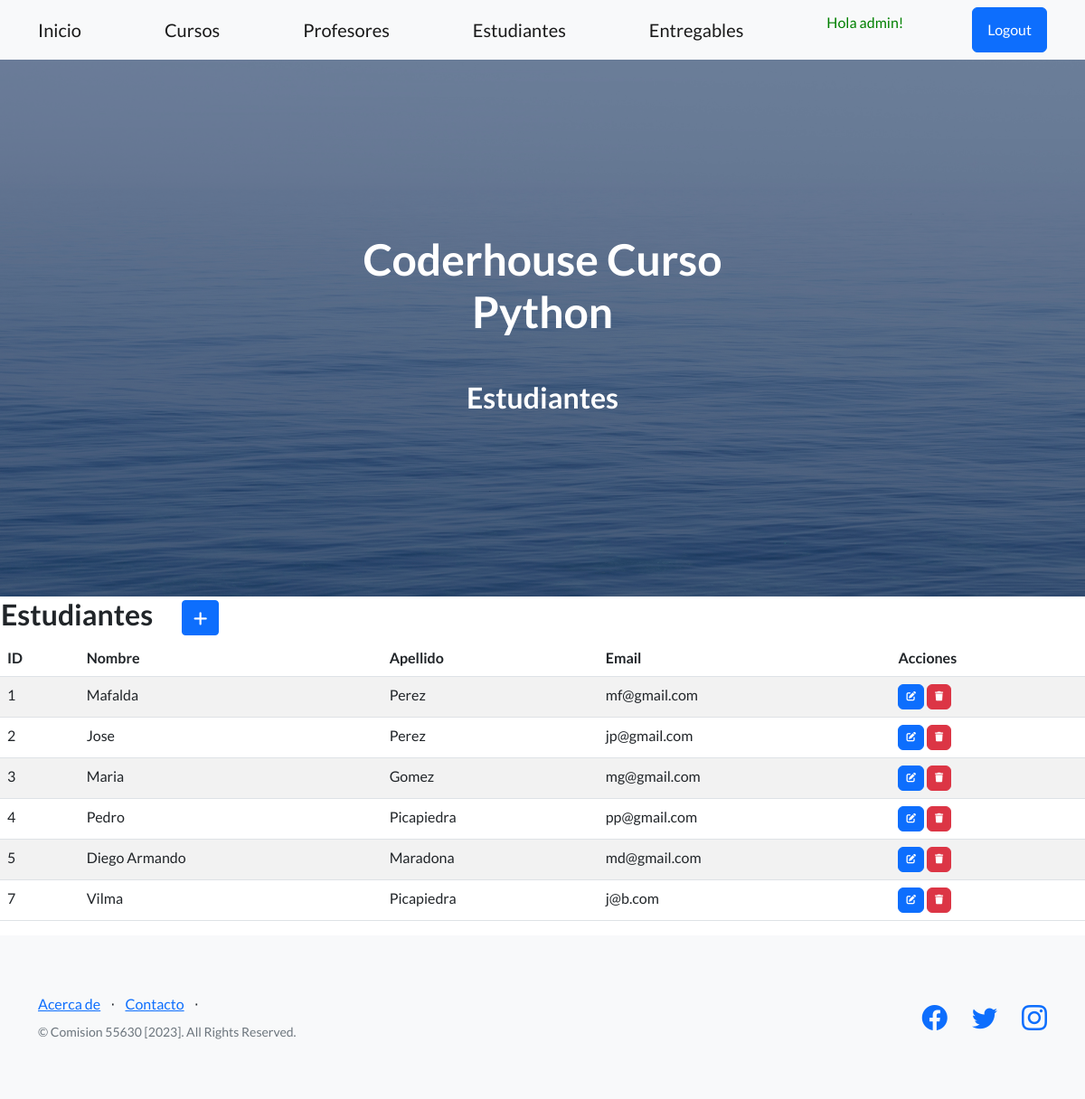
The app's page /estudiantes/ (signed in) with its own data.
### aplicacion/models.py (models this page shows, shortened)
class Estudiante(models.Model):
    nombre = models.CharField(max_length=50, blank=False)
    apellido = models.CharField(max_length=50, blank=False)
    email = models.EmailField(blank=False)

### aplicacion/views.py (the view)
# urls.py: path('estudiantes/', EstudianteList.as_view(), name="estudiantes" ),
class EstudianteList(LoginRequiredMixin, ListView):
    model = Estudiante

### aplicacion/templates/aplicacion/estudiante_list.html (shortened to what this page needs)
{% extends 'aplicacion/base.html' %}
{% load static %}
{% block titulo %}
    Estudiantes
{% endblock titulo %}
{% block contenido %}
<table>
    <tr>
        <td width="200"><h2>Estudiantes</h2></td>
        <td>
            <a
            href="{% url 'create_estudiante' %}"
            class="btn btn-primary btn-sm"
            >
            </a>
        </td>
    </tr>
</table>
<table class="table table-striped">
    <thead>
        <tr>
            <th>ID</th>
            <th>Nombre</th>
            <th>Apellido</th>
            <th>Email</th>
            <th>Acciones</th>
        </tr>
    </thead>
    <tbody>
    {% for estudiante in estudiante_list %}
    <tr>
        <td>{{ estudiante.id }}</td>
        <td>{{ estudiante.nombre }}</td>
        <td>{{ estudiante.apellido }}</td>
        <td>{{ estudiante.email }}</td>
        <td>
            <a
              href="{% url 'update_estudiante' estudiante.id %}"
              class="btn btn-primary"
              style="--bs-btn-padding-y: .25rem; --bs-btn-padding-x: .5rem; --bs-btn-font-size: .75rem;"
              >
            </a>
            <a
              href="{% url 'delete_estudiante' estudiante.id %}"
              class="btn btn-danger"
              style="--bs-btn-padding-y: .25rem; --bs-btn-padding-x: .5rem; --bs-btn-font-size: .75rem;"
              >
            </a>
          </td>
    </tr>
    {% endfor %}
    </tbody>
</table>
{% endblock contenido %}

### aplicacion/templates/aplicacion/base.html (shortened to what this page needs)
<!DOCTYPE html>
<html lang="en">
    <head>
        {% load static %}
        <link href="https://cdn.jsdelivr.net/npm/bootstrap-icons@1.5.0/font/bootstrap-icons.css" rel="stylesheet" type="text/css" />
        <link href="https://cdn.jsdelivr.net/npm/bootstrap@5.2.3/dist/css/bootstrap.min.css" rel="stylesheet" type="text/css" />
        <link href="{% static 'aplicacion/css/styles.css' %}" rel="stylesheet" />
        <link rel="stylesheet" href="https://cdnjs.cloudflare.com/ajax/libs/font-awesome/6.4.0/css/all.min.css">
    </head>
    <body>
        <nav class="navbar navbar-light bg-light static-top">
            <div class="container">
                <a class="navbar-brand" href="{% url 'home' %}">Inicio</a>
                {% if user.is_authenticated %}
                    <a class="navbar-brand" href="{% url 'cursos' %}">Cursos</a>
                    <a class="navbar-brand" href="{% url 'profesores' %}">Profesores</a>
                    <a class="navbar-brand" href="{% url 'estudiantes' %}">Estudiantes</a>
                    <a class="navbar-brand" href="{% url 'entregables' %}">Entregables</a>
                    <p style="color:green">Hola {{user.username}}!</p>
                    <a class="btn btn-primary" href="{% url 'logout' %}">Logout</a>
                {% else %}
                    <a class="btn btn-success" href="{% url 'registro' %}">Registro</a>
                    <a class="btn btn-primary" href="{% url 'login' %}">Login</a>
                {% endif %}
            </div>
        </nav>
        <header class="masthead">
            <div class="container position-relative">
                <div class="row justify-content-center">
                    <div class="col-xl-6">
                        <div class="text-center text-white">
                            <h1 class="mb-5">Coderhouse Curso Python</h1>
                            <h2>
                            {% block titulo %}
                            {% endblock titulo %}
                            </h2>
                        </div>
                    </div>
                </div>
            </div>
        </header>
        {% block contenido %}
        {% endblock contenido %}
        <footer class="footer bg-light">
            <div class="container">
                <div class="row">
                    <div class="col-lg-6 h-100 text-center text-lg-start my-auto">
                        <ul class="list-inline mb-2">
                            <li class="list-inline-item"><a href="#!">Acerca de</a></li>
                            <li class="list-inline-item">⋅</li>
                            <li class="list-inline-item"><a href="#!">Contacto</a></li>
                            <li class="list-inline-item">⋅</li>
                        </ul>
                        <p class="text-muted small mb-4 mb-lg-0">&copy; Comision 55630 [2023]. All Rights Reserved.</p>
                    </div>
                    <div class="col-lg-6 h-100 text-center text-lg-end my-auto">
                        <ul class="list-inline mb-0">
                            <li class="list-inline-item me-4">
                                <a href="#!"><i class="bi-facebook fs-3"></i></a>
                            </li>
                            <li class="list-inline-item me-4">
                                <a href="#!"><i class="bi-twitter fs-3"></i></a>
                            </li>
                            <li class="list-inline-item">
                                <a href="#!"><i class="bi-instagram fs-3"></i></a>
                            </li>
                        </ul>
                    </div>
                </div>
            </div>
        </footer>
    </body>
</html>

### records on screen
Estudiante: id "1", nombre "Mafalda", apellido "Perez", email "mf@gmail.com"
Estudiante: id "2", nombre "Jose", apellido "Perez", email "jp@gmail.com"
Estudiante: id "3", nombre "Maria", apellido "Gomez", email "mg@gmail.com"
Estudiante: id "4", nombre "Pedro", apellido "Picapiedra", email "pp@gmail.com"
Estudiante: id "5", nombre "Diego Armando", apellido "Maradona", email "md@gmail.com"
Estudiante: id "7", nombre "Vilma", apellido "Picapiedra", email "j@b.com"

### other values on screen
{{ user.username }} "admin"
